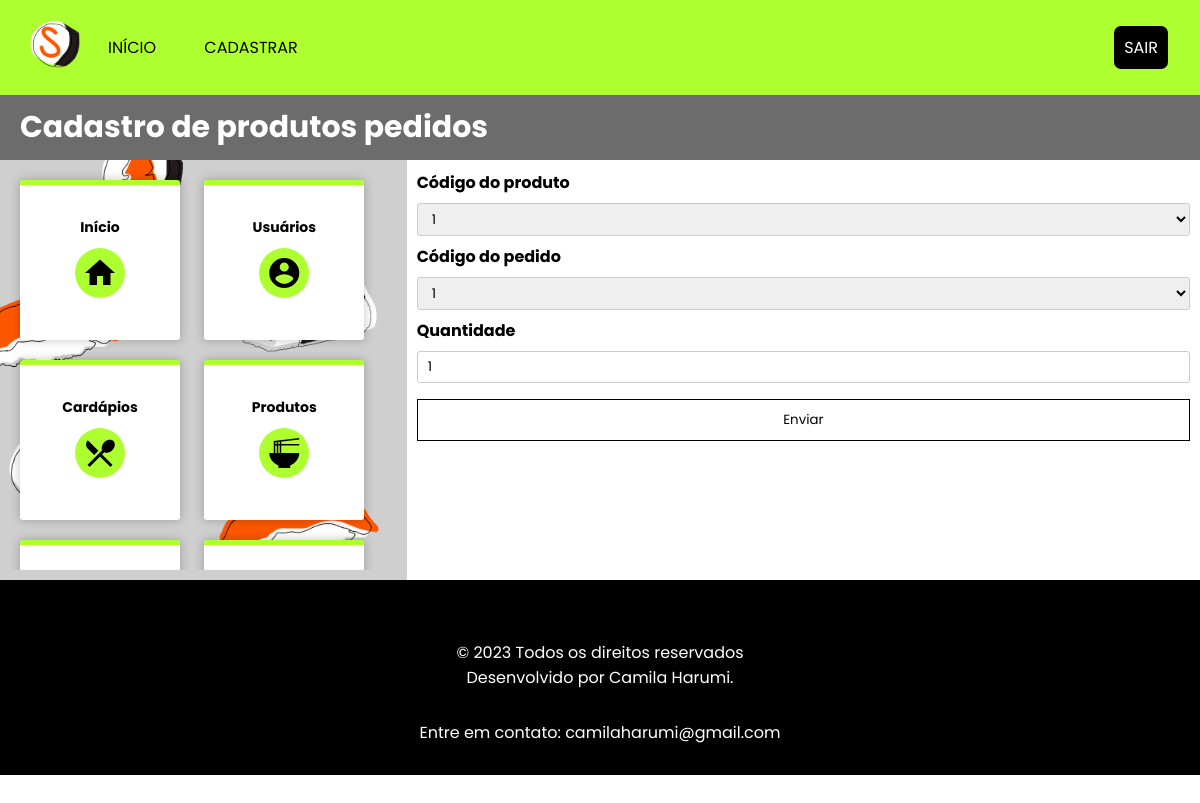
Screenshot of /cadastrarProdutoPedido.php?produtoId=1&pedidoId=1 (signed in) with the database file from the repository.
### tables this page shows
CREATE TABLE IF NOT EXISTS Produto_has_Pedido (
    CodProduto INT NOT NULL,
    CodPedido INT NOT NULL,
    Quantidade SMALLINT NOT NULL,
    PRIMARY KEY (CodProduto, CodPedido),
    FOREIGN KEY (CodProduto) REFERENCES Produto(CodProduto),
    FOREIGN KEY (CodPedido) REFERENCES Pedido(CodPedido)
);

CREATE TABLE IF NOT EXISTS Produto (
    CodProduto INT NOT NULL AUTO_INCREMENT,
    Nome VARCHAR(50) NOT NULL,
    Preco DECIMAL(4,2) NOT NULL,
    CodCardapio TINYINT NOT NULL,
    PRIMARY KEY (CodProduto),
    FOREIGN KEY (CodCardapio) REFERENCES Cardapio(CodCardapio)
);

CREATE TABLE IF NOT EXISTS Pedido (
    CodPedido INT NOT NULL AUTO_INCREMENT,
    DataEmissao DATE NOT NULL,
    Observacao TEXT,
    CodStatusPedido TINYINT NOT NULL,
    CodCliente INT NOT NULL,
    PRIMARY KEY (CodPedido),
    FOREIGN KEY (CodStatusPedido) REFERENCES StatusPedido(CodStatusPedido),
    FOREIGN KEY (CodCliente) REFERENCES Cliente(CodCliente)
);

### cadastrarProdutoPedido.php (the view, shortened to what this page needs)
<?php
    include 'includes/conectarBD.php';
    $id_produto = "";
    $id_pedido = "";
    $quantidade = "";
    if (isset($_GET['produtoId']) && isset($_GET['pedidoId'])) {
        $id_produto = $_GET['produtoId'];
        $id_pedido = $_GET['pedidoId'];
        $sql = "SELECT * FROM Produto_has_Pedido WHERE CodPedido = $id_pedido AND CodProduto = $id_produto";
        $resultado = mysqli_query($conn, $sql);
        $row = mysqli_fetch_assoc($resultado);
        $id_produto = $row['CodProduto'];
        $id_pedido = $row['CodPedido'];
        $quantidade = $row['Quantidade'];
    }
    include 'includes/menu.php';
?>
    <header id="header-cadastro">
        <h1>Cadastro de produtos pedidos</h1>
    </header>
    <section id="tela-gerenciamento">
        <?php include 'includes/sidebar.php' ?>
        <article>
            <form action="receberProdutoPedido.php" method="post" autocomplete="off">
                <label for="id_produto">Código do produto</label>
                <select name="id_produto" required>
                    <?php
                        $sql = "SELECT * FROM Produto";
                        $resultado = mysqli_query($conn, $sql);
                        while ($row = mysqli_fetch_assoc($resultado)) {
                            echo "<option ";
                            if ($id_produto == $row['CodProduto']) {
                                echo "selected ";
                            }
                            echo "value='" . $row['CodProduto'] . "'>" . $row['CodProduto'] . "</option>";
                        }
                    ?>
                </select>
                <label for="id_pedido">Código do pedido</label>
                <select name="id_pedido" required>
                    <?php
                        $sql = "SELECT * FROM Pedido";
                        $resultado = mysqli_query($conn, $sql);
                        while ($row = mysqli_fetch_assoc($resultado)) {
                            echo "<option ";
                            if ($id_pedido == $row['CodPedido']) {
                                echo "selected ";
                            }
                            echo "value='" . $row['CodPedido'] . "'>" . $row['CodPedido'] . "</option>";
                        }
                    ?>
                </select>
                <label for="quantidade">Quantidade</label>
                <input type="text" name="quantidade" value="<?php echo $quantidade; ?>" required>
                <button type="submit">Enviar</button>
            </form>
        </article>
    </section>
    <?php include 'includes/rodape.php';?>

### css/style.css (style rules this page uses)
* { box-sizing: border-box; -webkit-box-sizing: border-box; -moz-box-sizing: border-box; font-family: 'Poppins', Arial, Verdana, sans-serif; }
body, h1, h2, p, a { padding: 0px; margin: 0px; overflow-x: hidden; }
body { min-height: 100vh; }
h1 { font-size: 30px; }
#header-cadastro { background-color: #6c6c6c; color: white; font-size: 20px; padding: 10px; padding-left: 20px; }
section#tela-gerenciamento { display: flex; display: -webkit-flex; }
article { padding: 10px; -webkit-flex: 3; -ms-flex: 3; flex: 2; overflow: scroll; overflow-x: hidden; }
input[type=text], input[type=date], input[type=email], input[type=password], select, textarea { display: inline-block; width: 100%; padding: 5px 10px; margin: 8px 0; border: 1px solid #ccc; border-radius: 3px; box-sizing: border-box; }
button[type=submit] { background-color: white; color: black; width: 100%; padding: 10px 20px; margin: 8px 0; border: 1px solid black; cursor: pointer; transition: 0.4s; }
label { font-weight: bold; }

### rows the page displays
produto_has_pedido: id_produto "1", id_pedido "1", quantidade "1"
